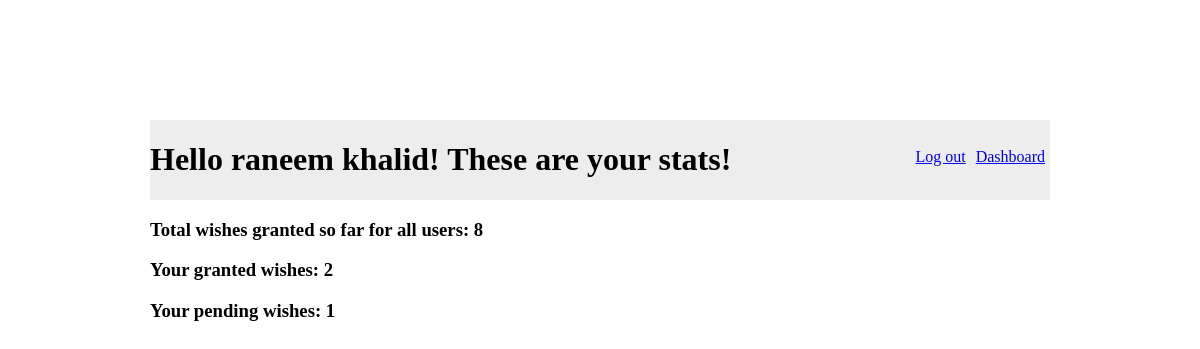
The app's page /wishes/stats (signed in) with its own data.
### exam/models.py (models this page shows)
class User(models.Model):
    first_name = models.CharField(max_length=45)
    last_name = models.CharField(max_length=45)
    email = models.CharField(max_length=45)
    password = models.CharField(max_length=100)
    objects = UserManager()
    created_at = models.DateTimeField(auto_now_add=True)
    updated_at = models.DateTimeField(auto_now=True)

class Wish(models.Model):
    Item = models.CharField(max_length=45)
    description = models.TextField()
    granted_date = models.DateField(default=datetime.now())
    granted = models.BooleanField(default=False)
    wisher = models.ForeignKey(User, related_name="wishes", on_delete=models.CASCADE)
    liked_by = models.ManyToManyField(User, related_name="liked_wishes")
    objects = WishManager()
    created_at = models.DateTimeField(auto_now_add=True)
    updated_at = models.DateTimeField(auto_now=True)

### exam/views.py (the view)
# urls.py: path('wishes/stats', views.stats_wish),
def stats_wish(request):
    if 'uid' not in request.session:
        return redirect("/")
    user = User.objects.get(id=request.session['uid'])
    context = {
        "user": User.objects.get(id=request.session['uid']),
        "wishes": Wish.objects.all(),
        "g_wishes": Wish.objects.filter(granted=True),
        "user_g": user.wishes.filter(granted=True),
        "user_p": user.wishes.filter(granted=False),
    }
    return render(request,"stats_wish.html",context)

### exam/templates/stats_wish.html (shortened to what this page needs)
<!DOCTYPE html>
<html lang="en">
<head>
    {% load static %}
    <link rel="stylesheet" href="{% static 'style.css' %}">
</head>
<body>
    <div id="header">
        <h1 id="welcome"> Hello {{user.first_name}} {{user.last_name}}! These are your stats!</h1>
        <a href="/wishes" id="logout"> Dashboard</a>
        <a href="/destroy" id="logout"> Log out</a>
    </div>
    <h3>Total wishes granted so far for all users: {{g_wishes|length}}</h3>
    <h3>Your granted wishes: {{user_g.all|length}}</h3>
    <h3>Your pending wishes: {{user_p.all|length}}</h3>
</body>
</html>

### exam/static/style.css (style rules this page uses)
* { padding: 0; box-sizing: border-box; }
body { width: 900px; margin: 10% auto 10% auto; }
h1 { text-align: center; }
#header { width: 900px; background-color: rgb(237, 237, 237); }
#welcome { text-align: left; display: inline-block; }
#logout { margin: 28px 5px 0 5px; float: right; }

### records on screen
User: first_name "raneem", last_name "khalid"
Wish: all|length "2"
Wish: all|length "1"

### other values on screen
{{ g_wishes|length }} "8"
